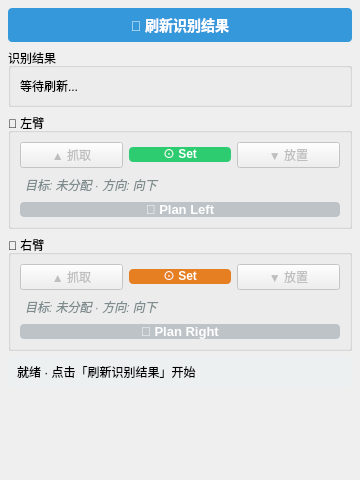
<?xml version="1.0" encoding="UTF-8"?>
<ui version="4.0">
 <class>OperatorPanelUi</class>
 <widget class="QWidget" name="OperatorPanelUi">
  <property name="geometry">
   <rect>
    <x>0</x>
    <y>0</y>
    <width>360</width>
    <height>480</height>
   </rect>
  </property>
  <property name="windowTitle">
   <string>能量单元操作面板</string>
  </property>
  <layout class="QVBoxLayout" name="mainLayout">
   <property name="leftMargin"><number>8</number></property>
   <property name="topMargin"><number>8</number></property>
   <property name="rightMargin"><number>8</number></property>
   <property name="bottomMargin"><number>8</number></property>
   <property name="spacing"><number>6</number></property>
   <item>
    <widget class="QPushButton" name="refreshBtn">
     <property name="text"><string>🔄 刷新识别结果</string></property>
     <property name="minimumHeight"><number>36</number></property>
     <property name="styleSheet"><string notr="true">QPushButton { font-size: 14px; font-weight: bold; background-color: #3498db; color: white; border-radius: 4px; padding: 6px; } QPushButton:hover { background-color: #2980b9; }</string></property>
    </widget>
   </item>
   <item>
    <widget class="QGroupBox" name="detectionGroup">
     <property name="title"><string>识别结果</string></property>
     <layout class="QVBoxLayout" name="detectionLayout">
      <item>
       <widget class="QLabel" name="detectionLabel">
        <property name="text"><string>等待刷新...</string></property>
        <property name="wordWrap"><bool>true</bool></property>
       </widget>
      </item>
     </layout>
    </widget>
   </item>
   <item>
    <widget class="QGroupBox" name="leftArmGroup">
     <property name="title"><string>🤖 左臂</string></property>
     <layout class="QVBoxLayout" name="leftArmLayout">
      <item>
       <layout class="QHBoxLayout" name="leftArmControlLayout">
        <item>
         <widget class="QPushButton" name="leftUpBtn">
          <property name="text"><string>▲ 抓取</string></property>
          <property name="enabled"><bool>false</bool></property>
          <property name="toolTip"><string>设置抓取方向向上</string></property>
          <property name="minimumHeight"><number>30</number></property>
          <property name="checkable"><bool>true</bool></property>
         </widget>
        </item>
        <item>
         <widget class="QPushButton" name="leftSetBtn">
          <property name="text"><string>⊙ Set</string></property>
          <property name="enabled"><bool>false</bool></property>
          <property name="toolTip"><string>进入左臂选点模式——点击 3D 视口中的能量单元</string></property>
          <property name="minimumHeight"><number>30</number></property>
          <property name="checkable"><bool>true</bool></property>
          <property name="styleSheet"><string notr="true">QPushButton { font-weight: bold; background-color: #2ecc71; color: white; border-radius: 4px; } QPushButton:hover { background-color: #27ae60; } QPushButton:checked { background-color: #e74c3c; }</string></property>
         </widget>
        </item>
        <item>
         <widget class="QPushButton" name="leftDownBtn">
          <property name="text"><string>▼ 放置</string></property>
          <property name="enabled"><bool>false</bool></property>
          <property name="toolTip"><string>设置抓取方向向下</string></property>
          <property name="minimumHeight"><number>30</number></property>
          <property name="checkable"><bool>true</bool></property>
         </widget>
        </item>
       </layout>
      </item>
      <item>
       <widget class="QLabel" name="leftTargetLabel">
        <property name="text"><string>目标: 未分配 · 方向: 向下</string></property>
        <property name="wordWrap"><bool>true</bool></property>
        <property name="styleSheet"><string notr="true">QLabel { color: #7f8c8d; font-style: italic; padding: 2px; }</string></property>
       </widget>
      </item>
      <item>
       <widget class="QPushButton" name="planLeftBtn">
        <property name="text"><string>📐 Plan Left</string></property>
        <property name="enabled"><bool>false</bool></property>
        <property name="minimumHeight"><number>34</number></property>
        <property name="styleSheet"><string notr="true">QPushButton { font-size: 13px; font-weight: bold; background-color: #9b59b6; color: white; border-radius: 4px; } QPushButton:hover { background-color: #8e44ad; } QPushButton:disabled { background-color: #bdc3c7; }</string></property>
       </widget>
      </item>
     </layout>
    </widget>
   </item>
   <item>
    <widget class="QGroupBox" name="rightArmGroup">
     <property name="title"><string>🤖 右臂</string></property>
     <layout class="QVBoxLayout" name="rightArmLayout">
      <item>
       <layout class="QHBoxLayout" name="rightArmControlLayout">
        <item>
         <widget class="QPushButton" name="rightUpBtn">
          <property name="text"><string>▲ 抓取</string></property>
          <property name="enabled"><bool>false</bool></property>
          <property name="toolTip"><string>设置抓取方向向上</string></property>
          <property name="minimumHeight"><number>30</number></property>
          <property name="checkable"><bool>true</bool></property>
         </widget>
        </item>
        <item>
         <widget class="QPushButton" name="rightSetBtn">
          <property name="text"><string>⊙ Set</string></property>
          <property name="enabled"><bool>false</bool></property>
          <property name="toolTip"><string>进入右臂选点模式——点击 3D 视口中的能量单元</string></property>
          <property name="minimumHeight"><number>30</number></property>
          <property name="checkable"><bool>true</bool></property>
          <property name="styleSheet"><string notr="true">QPushButton { font-weight: bold; background-color: #e67e22; color: white; border-radius: 4px; } QPushButton:hover { background-color: #d35400; } QPushButton:checked { background-color: #e74c3c; }</string></property>
         </widget>
        </item>
        <item>
         <widget class="QPushButton" name="rightDownBtn">
          <property name="text"><string>▼ 放置</string></property>
          <property name="enabled"><bool>false</bool></property>
          <property name="toolTip"><string>设置抓取方向向下</string></property>
          <property name="minimumHeight"><number>30</number></property>
          <property name="checkable"><bool>true</bool></property>
         </widget>
        </item>
       </layout>
      </item>
      <item>
       <widget class="QLabel" name="rightTargetLabel">
        <property name="text"><string>目标: 未分配 · 方向: 向下</string></property>
        <property name="wordWrap"><bool>true</bool></property>
        <property name="styleSheet"><string notr="true">QLabel { color: #7f8c8d; font-style: italic; padding: 2px; }</string></property>
       </widget>
      </item>
      <item>
       <widget class="QPushButton" name="planRightBtn">
        <property name="text"><string>📐 Plan Right</string></property>
        <property name="enabled"><bool>false</bool></property>
        <property name="minimumHeight"><number>34</number></property>
        <property name="styleSheet"><string notr="true">QPushButton { font-size: 13px; font-weight: bold; background-color: #9b59b6; color: white; border-radius: 4px; } QPushButton:hover { background-color: #8e44ad; } QPushButton:disabled { background-color: #bdc3c7; }</string></property>
       </widget>
      </item>
     </layout>
    </widget>
   </item>
   <item>
    <widget class="QLabel" name="statusLabel">
     <property name="text"><string>就绪 · 点击「刷新识别结果」开始</string></property>
     <property name="wordWrap"><bool>true</bool></property>
     <property name="minimumHeight"><number>36</number></property>
     <property name="frameShape"><enum>QFrame::StyledPanel</enum></property>
     <property name="frameShadow"><enum>QFrame::Sunken</enum></property>
     <property name="styleSheet"><string notr="true">QLabel { background-color: #ecf0f1; padding: 6px; border-radius: 4px; }</string></property>
    </widget>
   </item>
   <item>
    <spacer name="bottomSpacer">
     <property name="orientation"><enum>Qt::Vertical</enum></property>
     <property name="sizeHint" stdset="0">
      <size><width>20</width><height>0</height></size>
     </property>
    </spacer>
   </item>
  </layout>
 </widget>
</ui>
